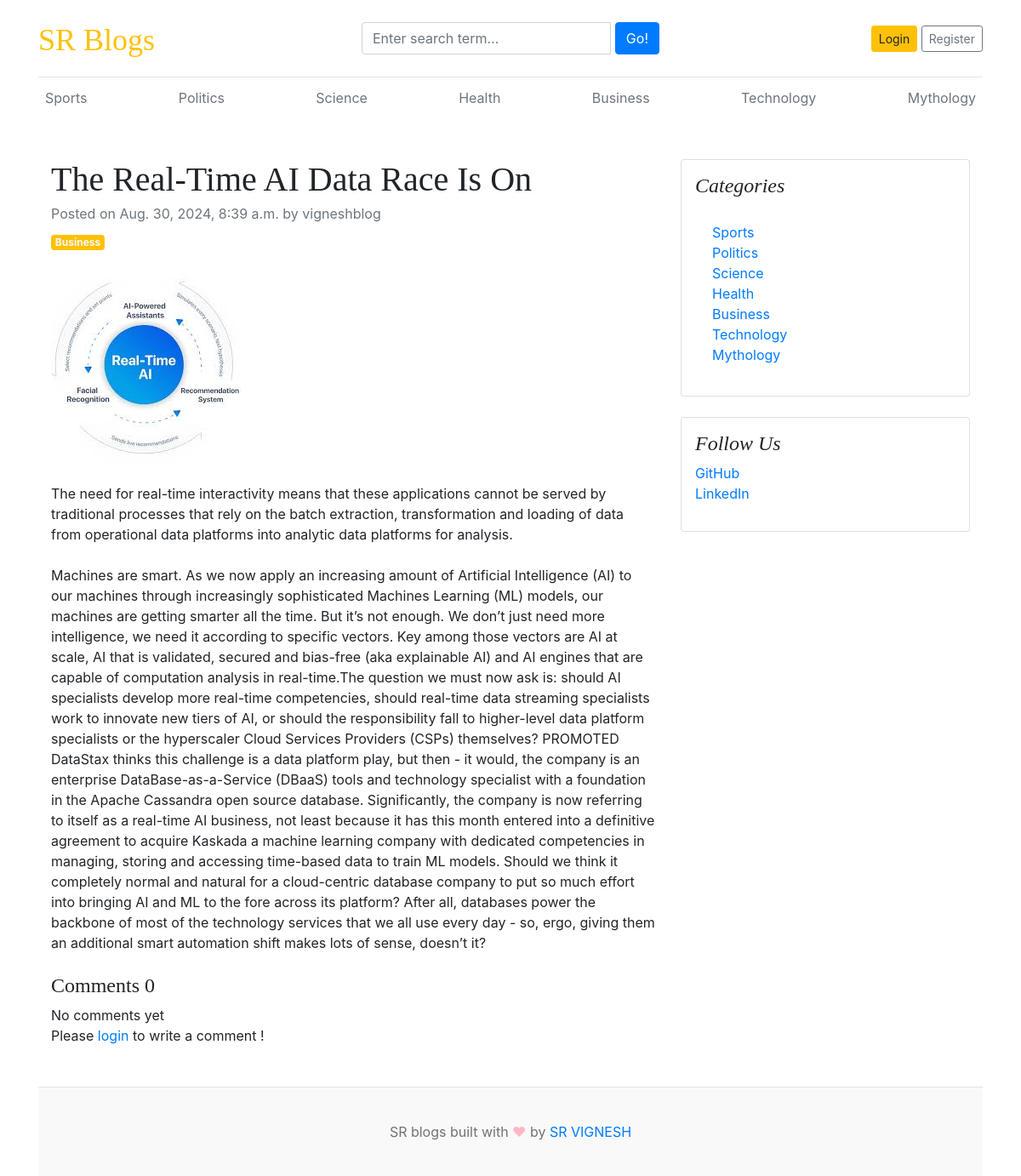
Screenshot of /blogs/the-real-time-ai-data-race-is-on/ with the database file from the repository.
### blogs/models.py (models this page shows, shortened)
class Category(models.Model):
    category_name=models.CharField(max_length=50,unique=True)
    created_at=models.DateTimeField(auto_now_add=True)
    updated_at=models.DateTimeField(auto_now=True)
    class Meta:
        verbose_name_plural='categories'
    def __str__(self):
        return self.category_name

class Blog(models.Model):
    title=models.CharField(max_length=100)
    slug=models.SlugField(max_length=150,unique=True,blank=True)
    category=models.ForeignKey(Category,on_delete=models.CASCADE)
    author=models.ForeignKey(User,on_delete=models.CASCADE)
    featured_image=models.ImageField(upload_to='uploads/%Y/%m/%d')
    short_description=models.TextField(max_length=500)
    blog_body=models.TextField(max_length=2000)
    status=models.CharField(max_length=20,choices=STATUS_CHOICES,default="Draft")
    is_featured=models.BooleanField(default=False)
    created_at=models.DateTimeField(auto_now_add=True)
    updated_at=models.DateTimeField(auto_now=True)

### assignments/models.py (models this page shows, shortened)
class SocialLink(models.Model):
    platform=models.CharField(max_length=25)
    link=models.URLField(max_length=100)
    created_at=models.DateTimeField(auto_now_add=True)
    updated_at=models.DateTimeField(auto_now=True)

### blogs/views.py (the view, shortened to what this page needs)
# urls.py: path('blogs/<slug:slug>/',BlogsView.blogs,name='blogs'),
def blogs(request,slug):
    single_blog=get_object_or_404(Blog,slug=slug,status='Published')
    comments=Comment.objects.filter(blog=single_blog)
    comment_count=comments.count()
    context={
        'single_blog':single_blog,
        'comments':comments,
        'comment_count':comment_count,
    }
    return render(request,'blogs.html',context)

### blogs/context_processors.py (called while the page is built)
def get_categories(request):
    categories=Category.objects.all()
    return dict(categories=categories)

def get_social_links(request):
    social_links=SocialLink.objects.all()
    return dict(social_links=social_links)

### templates/blogs.html
{% extends 'base.html' %}
{% block content %}
<div class="container mt-5">
    <div class="row">
        <div class="col-lg-8">
            <article>
                <header class="mb-4">
                    <h1 class="fw-bolder mb-1">{{ single_blog.title }}</h1>
                    <div class="text-muted fst-italic mb-2">Posted on {{ single_blog.created_at }} by {{ single_blog.author }}</div>
                    <a class="badge bg-warning text-decoration-none text-light" href="#!">{{ single_blog.category }}</a>
                </header>
                <figure class="mb-4"><img class="img-fluid rounded" src="{{ single_blog.featured_image.url }}" alt="..." /></figure>
                <section class="mb-5">
                    <p class="fs-5 mb-4">{{ single_blog.short_description }}</p>
                    <p class="fs-5 mb-4">{{ single_blog.blog_body }}</p>
                     <h4>Comments {{ comment_count }}</h4>
                     {% if comments %}
                        {% for comment in comments %}
                        <div class="card mt-1">
                            <div class="card-body">
                                <p class="card-text mb-0">{{ comment }}</p>
                                <span>
                                    <small> By {{ comment.user }}</small>
                                    <small>| {{ comment.created_at | timesince }} ago</small>
                                </span>
                            </div>
                        </div>
                        {% endfor %}
                     {% else %}
                     No comments yet
                     {% endif %}
                    <br/>
                    <div class="form-group">
                        {% if user.is_authenticated %}
                        <form action="" method="POST">
                            {% csrf_token %}
                            <div class="form-group">
                                <textarea name="comment" class="form-control" placeholder="Write your comment"></textarea>
                                <input type="submit" value="Submit" class="btn btn-primary mt-2">
                            </div>
                        </form>
                        {% else %}
                        <p>Please <span><a href="{% url 'login' %}">login</a></span> to write a comment !</p>
                        {% endif %}
                    </div>
                    </section>
            </article>
        </div>
        <div class="col-lg-4">
            <div class="card mb-4 p-3">
                <h4 class="font-italic">Categories</h4>
                <div class="card-body">
                    <div class="row">
                        <div class="col-sm-6">
                            <ul class="list-unstyled mb-0">
                                {% for category in categories %}
                                <li><a href="{% url 'posts_by_category' category.id %}">{{ category.category_name }}</a></li>
                                {% endfor %}
                            </ul>
                        </div>
                    </div>
                </div>
            </div>
             {% if social_links %}
            <div class="card mb-4 p-3">
                <h4 class="font-italic">Follow Us</h4>
                <ol class="list-unstyled">
                    {% for i in social_links %}
                    <li><a href="{{ i.link }}" target="_blank">{{ i.platform }}</a></li>
                    {% endfor %}
                </ol>
            </div>
            {% endif %}
        </div>
    </div>
</div>
{% endblock %}

### templates/base.html (shortened to what this page needs)
{% load static %}
<!DOCTYPE html>
<html lang="en">
<head>
    <link href="https://getbootstrap.com/docs/4.0/dist/css/bootstrap.min.css" rel="stylesheet">
    <link href="{% static 'css/blog.css' %}" rel="stylesheet">
    <link rel="stylesheet" href="https://stackpath.bootstrapcdn.com/bootstrap/4.5.2/css/bootstrap.min.css">
    <link rel="stylesheet" href="https://cdnjs.cloudflare.com/ajax/libs/font-awesome/5.15.4/css/all.min.css">
    <link rel="stylesheet" href="https://cdnjs.cloudflare.com/ajax/libs/font-awesome/4.7.0/css/font-awesome.min.css">
  </head>
<body>
    <div class="container">
      <header class="blog-header py-3">
        <div class="row flex-nowrap justify-content-between align-items-center">
          <div class="col-4 pt-1">
            <a class="blog-header-logo text-warning" href="/">SR Blogs</a>
          </div>
          <div class="col-4">
            <form action="{% url 'search' %}" method="GET">
                <div class="input-group">
                    <input class="form-control" type="text" name="keyword" value="{{ keyword }}" placeholder="Enter search term..." aria-label="Enter search term..." aria-describedby="button-search" />&nbsp;
                    <button type="submit" class="btn btn-primary" id="button-search" type="button">Go!</button>
                </div>
            </form>
          </div>
          <div class="col-4 d-flex justify-content-end align-items-center">
            {% if not user.is_authenticated %}
            <a class="btn btn-sm btn-warning" href="{% url 'login' %}">Login</a> &nbsp;
            <a class="btn btn-sm btn-outline-secondary" href="{% url 'register' %}">Register</a>
            {% else %}
            <span><a href="{% url 'dashboard' %}">Dashboard</a></span>
            &emsp;
            <span><a href="{% url 'logout' %}">Logout</a></span>
            {% endif %}
          </div>
        </div>
      </header>
      <div class="nav-scroller py-1 mb-2">
        <nav class="nav d-flex justify-content-between">
          {% for category in categories %}
          <a class="p-2 text-muted" href="{% url 'posts_by_category' category.id %}">{{ category.category_name }}</a>
          {% endfor %}
        </nav>
      </div>
{% block content %}
{% endblock %}
<footer class="blog-footer">
    <p>SR blogs built with <span style="color:#FFB7C5;">&#9829;</span> by <a href="#">SR VIGNESH</a></p>
  </footer>
  </body>
  </html>

### blog_main/static/css/blog.css (style rules this page uses)
.blog-header { border-bottom: 1px solid #e5e5e5; }
.blog-header-logo { font-family: "Playfair Display", Georgia, "Times New Roman", serif; font-size: 2.25rem; }
h1, h2, h3, h4, h5, h6 { font-family: "Playfair Display", Georgia, "Times New Roman", serif; }
.blog-footer { padding: 2.5rem 0; color: #727272; text-align: center; background-color: #f9f9f9; border-top: .05rem solid #e5e5e5; }
.blog-footer p:last-child { margin-bottom: 0; }

### rows the page displays
Category: category_name "Sports"
Category: category_name "Politics"
Category: category_name "Science"
Category: category_name "Health"
Category: category_name "Business"
Category: category_name "Technology"
Category: category_name "Mythology"
Blog: title "The Real-Time AI Data Race Is On", created_at "Aug. 30, 2024, 8:39 a.m.", author "vigneshblog", category "Business", featured_image (picture), short_description "The need for real-time interactivity means that these applications cannot be served by traditional processes that rely on the batch extraction, transformation and loading of data from operational data platforms into analytic data platforms for analysis.", blog_body "Machines are smart. As we now apply an increasing amount of Artificial Intelligence (AI) to our machines through increasingly sophisticated Machines Learning (ML) models, our machines are getting smarter all the time. But it’s not enough. We don’t just need more intelligence, we need it according to specific vectors. Key among those vectors are AI at scale, AI that is validated, secured and bias-free (aka explainable AI) and AI engines that are capable of computation analysis in real-time.The question we must now ask is: should AI specialists develop more real-time competencies, should real-time data streaming specialists work to innovate new tiers of AI, or should the responsibility fall…"
SocialLink: platform "GitHub"
SocialLink: platform "LinkedIn"

### other values shown
{{ comment_count }} "0"
